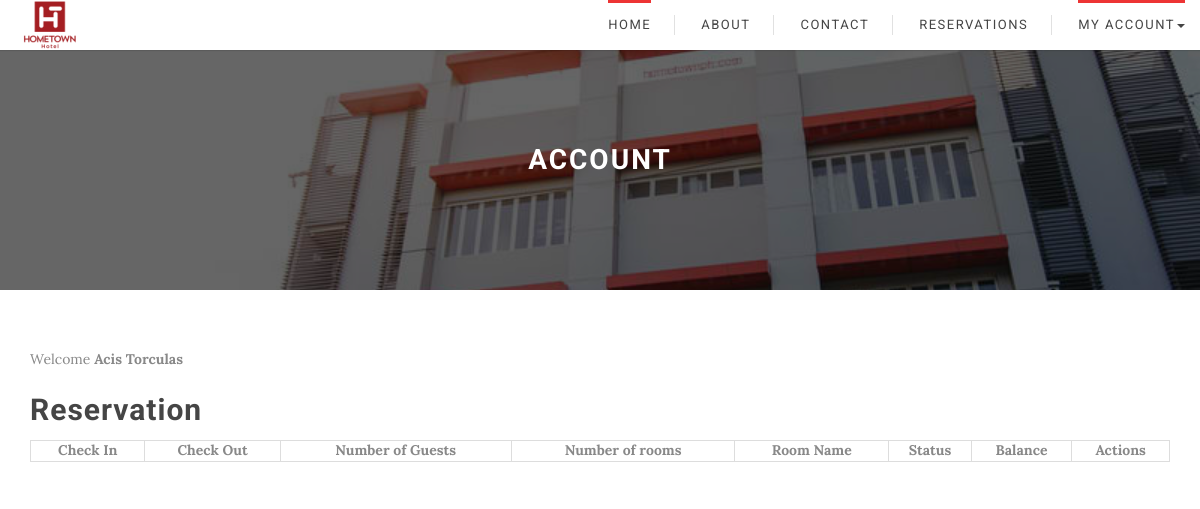
Page /GuestDashboard.php (signed in) on the earlier database version.
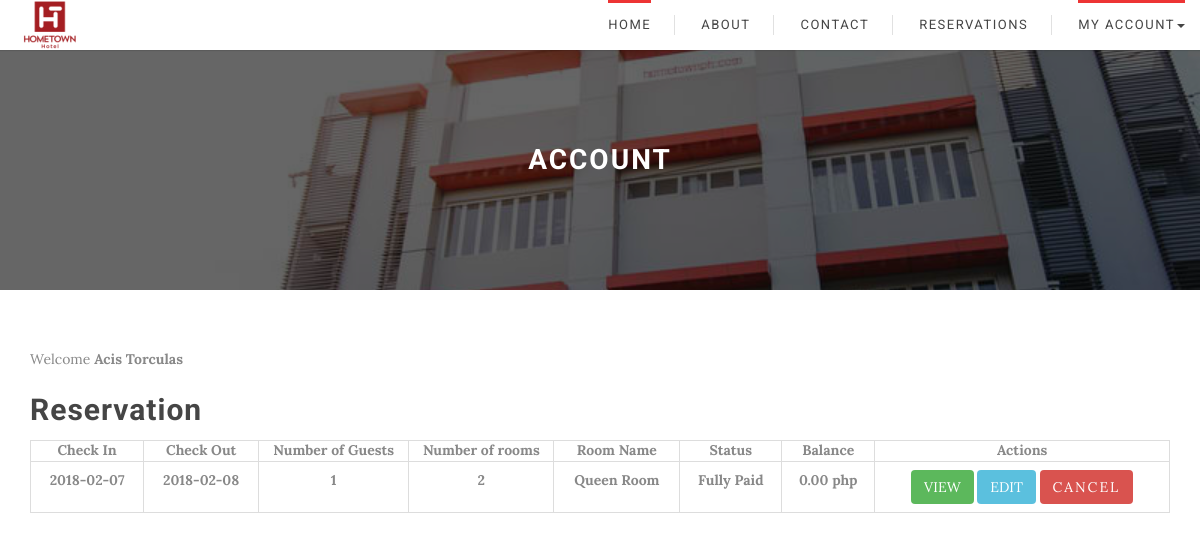
Same page on the later database version.
### tables this page shows
CREATE TABLE `reservation_masterfile` (
  `reservation_id` int(11) NOT NULL,
  `guest_id` int(11) NOT NULL,
  `room_id` int(11) NOT NULL,
  `checkindate` date NOT NULL,
  `checkoutdate` date NOT NULL,
  `number_guest` int(11) NOT NULL,
  `room_number` int(11) NOT NULL,
  `status` varchar(20) NOT NULL,
  `reservation_code` varchar(10) NOT NULL
);

CREATE TABLE `room_masterfile` (
  `room_id` int(11) NOT NULL,
  `room_type` varchar(50) NOT NULL,
  `room_description` varchar(50) NOT NULL,
  `room_capacity` varchar(50) NOT NULL,
  `room_rate` float NOT NULL,
  `room_number` int(11) NOT NULL,
  `room_status` varchar(50) NOT NULL,
  `room_imagepath` text NOT NULL
);

CREATE TABLE `billing_masterfile` (
  `billing_id` int(11) NOT NULL,
  `guest_id` int(11) NOT NULL,
  `reservation_id` int(11) NOT NULL,
  `balance` float NOT NULL,
  `created_at` datetime NOT NULL,
  `updated_at` datetime NOT NULL,
  `status` varchar(30) NOT NULL,
  `total` float NOT NULL,
  `downpayment` float NOT NULL
);

### GuestDashboard.php (the view, shortened to what this page needs)
  <?php
  include_once 'db.php';
  include_once 'header.php';
  ?>
  <link rel ='stylesheet' href = 'Adminside/css/dataTables.bootstrap4.min.css'/>
<body>
 <header>
  <?php
    include_once 'navigationBar.php';
  ?>
  <div class="rq-checkout-banner">
    <div class="rq-checkout-banner-mask">
      <div class="container">
        <div class="rq-checkout-banner-text">
          <div class="rq-checkout-banner-text-middle">
            <h1>Account</h1>
          </div>
        </div>
      </div>
    </div>
  </div>
  <div class = "container" style = "margin-top: 5%">
    <div class = "row">
      <div class = "col-lg-12 col-md-12 col-sm-12">
        <div class = "blogArchive_area">
          <div class = "single_archiveblog wow fadeInDown animated" style = "visibility: visible; animation-name: fadeInDown;">
            <div>
              Welcome
              <b>
                <?php echo "{$_SESSION['firstname']} {$_SESSION['lastname']}"; ?>
                <b>
                  <h2> Reservation </h2>
                  <table class = "table table-bordered display" id = 'reservations'>
                    <thead>
                      <tr>
                        <th>Check In</th>
                        <th>Check Out</th>
                        <th>Number of Guests</th>
                        <th>Number of rooms</th>
                        <th>Room Name</th>
                        <th>Status</th>
                        <th>Balance</th>
                        <th>Actions</th>
                      </tr>
                    </thead>
                  <?php $fetch_reservations = mysqli_query($conn, "SELECT *, reservation_masterfile.room_number as roomno FROM reservation_masterfile JOIN room_masterfile ON reservation_masterfile.room_id = room_masterfile.room_id JOIN billing_masterfile ON reservation_masterfile.reservation_id = billing_masterfile.reservation_id WHERE reservation_masterfile.guest_id = {$_SESSION['guest_ID']}") or die(mysqli_error($conn));
                  while($row = mysqli_fetch_assoc($fetch_reservations)){ ?>
                  <tr>
                    <td align = "center" id = 'checkin'><?= $row['checkindate'] ?></td>
                    <td align = "center" id = 'checkout'><?= $row['checkoutdate'] ?></td>
                    <td align = "center"><?= $row['number_guest'] ?></td>
                    <td align ='center'><?= $row['roomno'] ?></td>
                    <td align = 'center'><?= $row['room_type'] ?></td>
                    <td align = "center"><?= $row['status'] ?></td>
                    <td align = 'center'> <?= number_format($row['balance'],2) . " php"?></td>
                    <td align ='center'>
                      <form method="post" id ='deletereservation'>
                       <a href="summary.php?code=<?= $row['reservation_id']?>" class="btn btn-sm btn-success">View</a>
                       <a href = '#' data-target = '#exampleModal' data-toggle ='modal' class ='btn btn-info edit' >Edit</a>
                       <button name="cancel" type = 'submit' class="btn btn-sm btn-danger">Cancel</button>
                     </form>
                   </td>
                 </tr>
                 <?php } ?>
             </b>
           </b>
         </div>
    </body>
    </html>

### header.php (shortened to what this page needs)
<!DOCTYPE html>
<html lang="en">
<head>
  <link rel="stylesheet" href="css/owl.carousel.css">
  <link rel="stylesheet" href="css/jquery-ui.css">
  <link rel="stylesheet" href="css/jquery-ui.structure.css">
  <link rel="stylesheet" href="css/jquery-ui.theme.min.css">
  <link rel="stylesheet" href="css/jquery.timepicker.css">
  <link rel="stylesheet" href="css/jquery.countdown.css">
  <link rel="stylesheet" href="css/flexslider.css">
  <link rel="stylesheet" href="css/red.css">
  <link rel="stylesheet" href="css/select2.css">
  <link rel="stylesheet" href="css/jquery.raty.css" />
  <link rel="stylesheet" href="css/hotel.style1.css">
</head>

### navigationBar.php (shortened to what this page needs)
<!DOCTYPE html>
<html>
<head>
</head>
<body>
	<header>
		<nav class="navbar rq-header-main-menu navbar-fixed-top" role="navigation">
      <div class="container-fluid">
        <div class="navbar-header">
          <a class="navbar-brand" href="index.php"><img class="logo" src="HometownLogo.png" alt="Hometown"></a>
        </div>
        <div id="nav-menu" class="navbar-collapse rq-menu-wrapper collapse navbar-right" role="navigation">
          <ul class="nav navbar-nav rq-menus">
            <li class="active">
              <a href="index.php">Home</a>
            </li>
              <li>
                <a href="aboutUs.php">About</a>
              </li>
              <li>
                <a href="ContactUs.php">Contact</a>
              </li>
              <li>
                <a href="Step1.php">Reservations</a>
              </li>
              <?php if(isset($_SESSION['login'])){  ?>
              <li class="active dropdown">
                <a class="dropdown-toggle" data-toggle="dropdown" href="#" aria-expanded = "false">
                  MY ACCOUNT<span class="caret"></span>
                </a>
              </li>
              <?php } else { ?>
              <li><a href="login.php">LOGIN</a></li>
              <?php } ?>
            </ul>
          </div>
      </nav>
	</header>
</body>
</html>

### GuestDashboard.php (style rules this page uses)
.navbar-brand { margin-top: -22px; margin-right: 5px; }
.table-bordered { border: 1px solid #ddd; }
.table { width: 100%; max-width: 100%; margin-bottom: 20px; }
table { background-color: transparent; }
table { border-spacing: 0; border-collapse: collapse; }
.table-bordered>thead>tr>th { border-bottom-width: 2px; }
.table-bordered>thead>tr>th { border: 1px solid #ddd; }
.btn { border-radius: 0px; margin-bottom: 5px; -webkit-transition: all 0.5s; -o-transition: all 0.5s; transition: all 0.5s; }
.btn-sm { padding: 5px 10px; font-size: 12px; line-height: 1.5; border-radius: 3px; }
.btn-success { color: #fff; background-color: #5cb85c; border-color: #4cae4c; }
.btn { display: inline-block; padding: 6px 12px; margin-bottom: 0; font-size: 14px; font-weight: 400; line-height: 1.42857143; text-align: center; white-space: nowrap; vertical-align: middle; -ms-touch-action: manipulation; touch-action: manipulation; cursor: pointer; -webkit-user-select: none; -moz-user-select: none; -ms-user-select: none; user-select: none; background-image: none; border: 1px solid transparent; border-radius: 4px; }
.table-bordered>tbody>tr>td { border: 1px solid #ddd; }
.table>tbody>tr>td { padding: 8px; line-height: 1.42857143; vertical-align: top; border-top: 1px solid #ddd; }

Differences in the rows shown:
added reservation_masterfile: checkindate "2018-02-07", checkoutdate "2018-02-08", number_guest "1", room_number "2", room.room_type "Queen Room", billing_masterfile.status "Fully Paid", billing_masterfile.balance "0.00"
